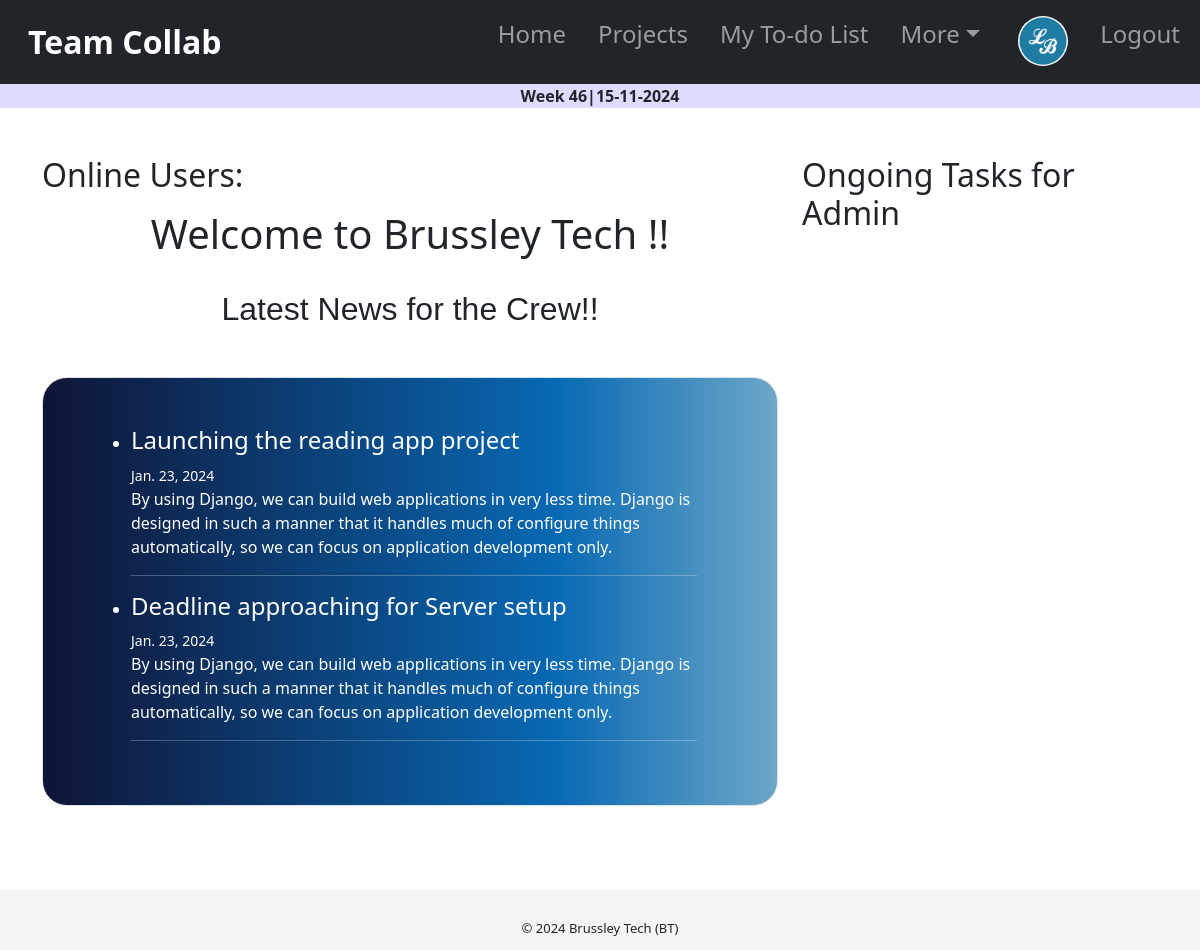
Before: / (signed in) with the older database file.
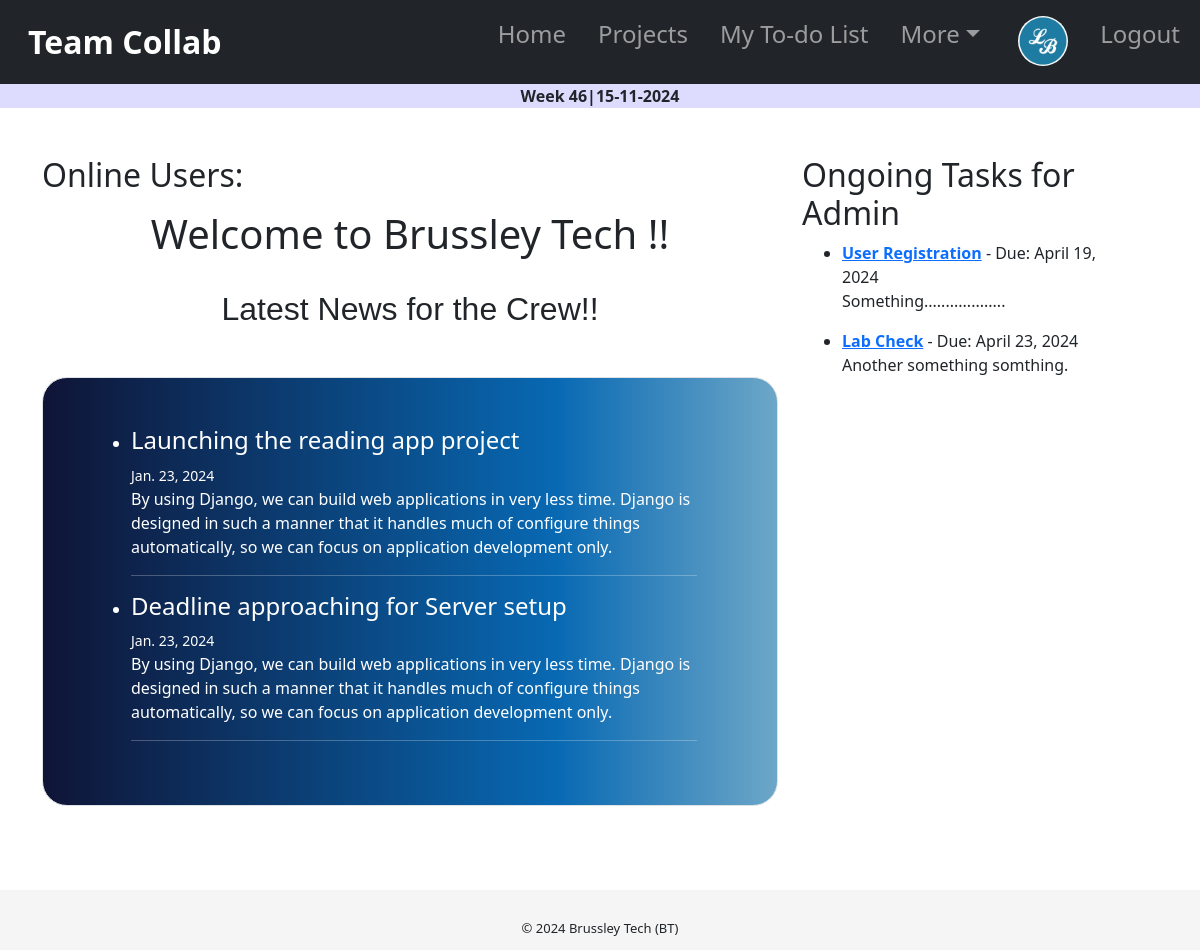
After: the same page with the newer database file.
### tasks/models.py (models this page shows, shortened)
class Announcement(models.Model):
    title = models.CharField(max_length=200)
    content = models.TextField()
    date_added = models.DateField(auto_now_add=True)
    is_active = models.BooleanField(default=True)

class Task(models.Model):
    task_name = models.CharField(max_length=255, null=False)
    description = RichTextField(max_length=3000,null=True, blank=True)
    start_date = models.DateField( blank=True, null = True)
    due_date = models.DateField( blank=True, null = True)
    status = models.CharField(max_length=20, choices=TaskStatus.choices, default=TaskStatus.OPEN)
    project = models.ForeignKey(Project, on_delete=models.CASCADE, null=True, blank=True)
    assigned_to = models.ForeignKey(User, on_delete=models.CASCADE, null=True, blank=True, default=None)
    progress = models.IntegerField(default=0)

### tasks/views.py (the view)
# urls.py: 2. Add a URL to urlpatterns:  path('', views.home, name='home')
@login_required(login_url="login")
def home(request):
    user = request.user
    ongoing_tasks = Task.objects.filter(assigned_to=user,status__in=[TaskStatus.OPEN, TaskStatus.IN_PROGRESS])
    announcement = Announcement.objects.all()[:5]
    active_sessions = Session.objects.filter(expire_date__gte=timezone.now())
    user_ids = []
    for session in active_sessions:
        data = session.get_decoded()
        user_id = data.get('_auth_user_id', None)
        if user_id:
            user_ids.append(user_id)
    active_users_ = User.objects.filter(id__in=user_ids)
    context = {'active_users':active_users_,'announcement':announcement, 'ongoing_tasks':ongoing_tasks}
    return render(request, 'tasks/home.html',context)

### tasks/templates/tasks/home.html (shortened to what this page needs)
{% extends 'tasks/base.html' %}
{% block content %}
<br>
<br>
<div class="container">
    <div class="row">
        <div class="col-md-8">
            <section class="current_users justify-content-start" >
                {%if user.is_authenticated%}
                <h2>Online Users:</h2>
                {%endif%}
            </section>
            <center><h1>Welcome to Brussley Tech !!</h1></center>
            <br>
            <h3>Latest News for the Crew!!</h3>
            <div class="form-group p-5 my-5 border">
                <ul>
                    {%for news in announcement%}
                        <li>
                            <h4>{{news.title}} </h4><small>{{news.date_added}} </small>
                            <p>{{news.content}} </p>
                        </li>
                        <hr>
                    {%endfor%}
                </ul>
            </div>
        </div>
        <div class="col-md-4">
            <div class="sidebar">
                {% if user.is_authenticated%}
                <h2>Ongoing Tasks for {{ request.user.username }}</h2>
                <ul>
                {% for task in ongoing_tasks %}
                    <li><a href="{% url 'task_detail' task.id %}"><strong>{{ task.task_name }}</strong></a> - Due: {{task.due_date}}
                    {{ task.description |safe }}</li>
                {% endfor %}
                </ul>
                {% endif %}
            </div>
        </div>
    </div>
</div>
{% endblock %}

Changed rows visible on the page:
added Task: task_name "User Registration", due_date "April 19, 2024", description "Something..................."
added Task: task_name "Lab Check", due_date "April 23, 2024", description "Another something somthing."
